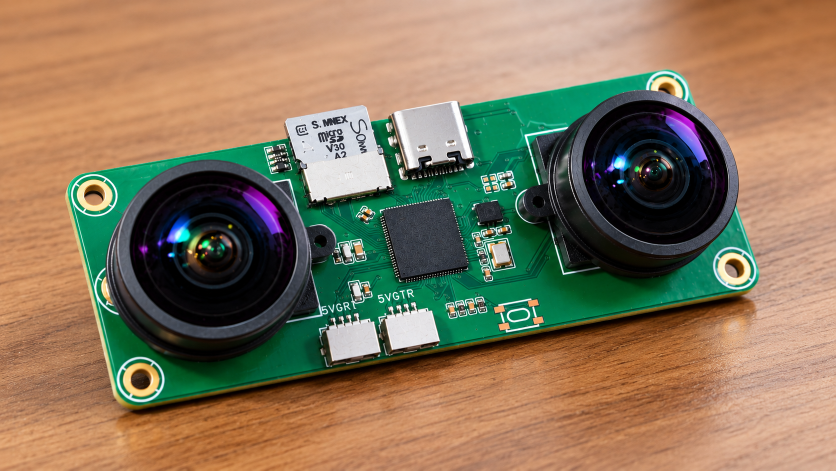
//> input picture assets/tidesense-hardware.png, 1671 x 941 px (shown at 1/2 size)
$ ./orb_probe ../../../../assets/tidesense-hardware.png 3   (built with g++ and OpenCV 4)
//> lines starting //> are read from the running program, lines starting //| are printed output that depends on the picture
// SPDX-License-Identifier: GPL-3.0-or-later
#include <opencv2/features2d.hpp>
#include <opencv2/imgcodecs.hpp>
#include <chrono>
#include <algorithm>
#include <cstdlib>
#include <iostream>
#include <stdexcept>
extern "C" void tidesense_orb_profile_report() __attribute__((weak));
extern "C" void tidesense_orb_blur_report() __attribute__((weak));
uint64_t checksum(const cv::Mat& d) {
  uint64_t hash=1469598103934665603ull;
  for(int i=0;i<d.rows;++i)for(int j=0;j<d.cols;++j)hash=(hash^d.at<uint8_t>(i,j))*1099511628211ull;
  return hash;
}
void compareDescriptors(const char* kind,const cv::Mat& gpu,const cv::Mat& cpu) {
  if(gpu.size()!=cpu.size() || gpu.type()!=cpu.type())throw std::runtime_error("Descriptor dimensions changed");
  unsigned changed=0,max_bits=0;double bits=0;
  for(int i=0;i<gpu.rows;++i){const unsigned d=cv::norm(gpu.row(i),cpu.row(i),cv::NORM_HAMMING);
    changed+=d!=0;max_bits=std::max(max_bits,d);bits+=d;}
  std::cout<<"ORB_DESCRIPTOR_DIFF kind="<<kind<<" rows="<<gpu.rows<<" changed_rows="<<changed
    <<" hamming_bits="<<bits<<" mean_bits="<<(gpu.rows?bits/gpu.rows:0)<<" max_bits="<<max_bits<<'\n';
}
int main(int argc,char** argv) {
 try {
  if(argc<2 || argc>3)throw std::runtime_error("usage: orb_probe IMAGE [REPEATS]");
  const int repeats=argc==3?std::stoi(argv[2]):10;
  cv::Mat image=cv::imread(argv[1],cv::IMREAD_GRAYSCALE);
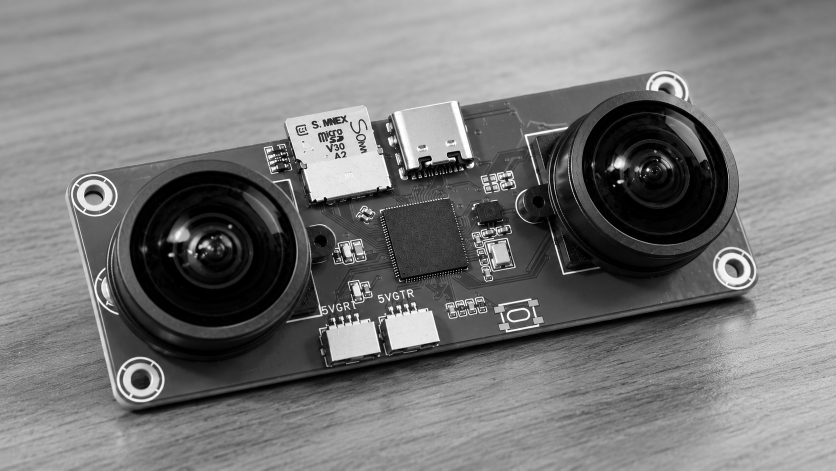
//> image: 941 rows x 1671 cols, CV_8UC1 (shown at 1/2 size); min 0, max 255, mean 120.9
  if(image.empty() || repeats<1 || repeats>1000)throw std::runtime_error("Invalid image/repeats");
  if(const char* mode=std::getenv("SCHUR_ORB_BLUR"))
    if(std::string(mode)!="cpu" && !tidesense_orb_blur_report)
      throw std::runtime_error("This ORB probe has no TPU Gaussian implementation");
  auto orb=cv::ORB::create();std::vector<cv::KeyPoint> keys;cv::Mat descriptor;
  const char* compare_option=std::getenv("SCHUR_ORB_COMPARE_CPU");
  if(compare_option && std::string(compare_option)!="0" && std::string(compare_option)!="1")
    throw std::runtime_error("SCHUR_ORB_COMPARE_CPU must be 0 or 1");
  const bool compare=compare_option && std::string(compare_option)=="1";
  const bool had_mode=std::getenv("SCHUR_ORB_BLUR");
  const std::string original_mode=had_mode?std::getenv("SCHUR_ORB_BLUR"):"";
  const auto restore_mode=[&]{if(had_mode)setenv("SCHUR_ORB_BLUR",original_mode.c_str(),1);else unsetenv("SCHUR_ORB_BLUR");};
  const auto begin=std::chrono::steady_clock::now();
  for(int i=0;i<repeats;++i) {
    // Match loop input: two detect+compute calls, plus mapped-point descriptors.
    orb->detectAndCompute(image,cv::Mat(),keys,descriptor);
    const auto hash=checksum(descriptor);const auto count=keys.size();
    if(compare && i==0) {
      std::vector<cv::KeyPoint> reference_keys;cv::Mat reference;
      setenv("SCHUR_ORB_BLUR","cpu",1);orb->detectAndCompute(image,cv::Mat(),reference_keys,reference);restore_mode();
      if(keys.size()!=reference_keys.size())throw std::runtime_error("Gaussian mode changed point count");
      for(size_t k=0;k<keys.size();++k) {
        const auto& a=keys[k];const auto& b=reference_keys[k];
        if(a.pt!=b.pt || a.octave!=b.octave || a.angle!=b.angle || a.response!=b.response || a.size!=b.size)
          throw std::runtime_error("Gaussian mode changed keypoints");
      }
      compareDescriptors("detected",descriptor,reference);
    }
    orb->detectAndCompute(image,cv::Mat(),keys,descriptor);
    if(checksum(descriptor)!=hash || keys.size()!=count)throw std::runtime_error("ORB repeat mismatch");
    if(keys.size()>120)keys.resize(120);
    for(auto& key:keys) {key.octave=0;key.size=1;key.angle=-1;}
    orb->compute(image,keys,descriptor);
    if(compare && i==0) {
      auto reference_keys=keys;cv::Mat reference;
      setenv("SCHUR_ORB_BLUR","cpu",1);orb->compute(image,reference_keys,reference);restore_mode();
      compareDescriptors("mapped",descriptor,reference);
    }
    if(i==0)std::cout<<"ORB_RESULT detected="<<count<<" detect_hash="<<hash<<" mapped="<<keys.size()<<" mapped_hash="<<checksum(descriptor)<<'\n';
  }
//> this loop made 3 passes
//| ORB_RESULT detected=500 detect_hash=16769531775066487449 mapped=120 mapped_hash=5927668228152579001
  std::cout<<"ORB_ELAPSED repeats="<<repeats<<" elapsed_ms="<<std::chrono::duration<double,std::milli>(std::chrono::steady_clock::now()-begin).count()<<'\n';
  if(tidesense_orb_profile_report)tidesense_orb_profile_report();
  if(tidesense_orb_blur_report)tidesense_orb_blur_report();
  return 0;
//> (the program exits here)
